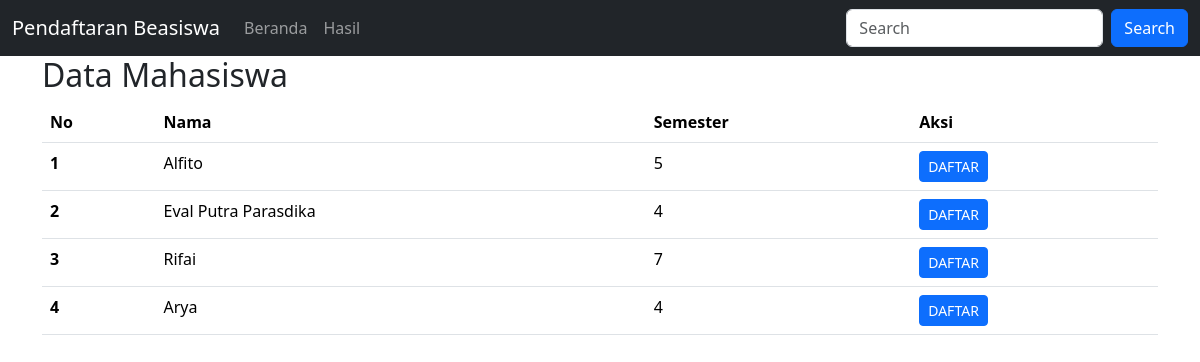
Page /daftar.php on the committed database.
### tables this page shows
CREATE TABLE `mahasiswa` (
  `nim` varchar(10) NOT NULL,
  `nama` varchar(50) NOT NULL,
  `email` varchar(50) NOT NULL,
  `nomor` varchar(20) NOT NULL,
  `semester` int NOT NULL,
  `ipk` float NOT NULL,
  `pilihan` varchar(20) NOT NULL,
  `berkas` varchar(255) NOT NULL,
  `verifikasi` varchar(20) NOT NULL
);

### daftar.php (the view, shortened to what this page needs)
<!DOCTYPE html>
<html lang="en">
<head>
  <link href="https://cdn.jsdelivr.net/npm/bootstrap@5.3.3/dist/css/bootstrap.min.css" rel="stylesheet">
</head>
<body>
  <nav class="navbar navbar-expand-sm navbar-dark bg-dark">
  	<div class="container-fluid">
	    <a class="navbar-brand" href="javascript:void(0)">Pendaftaran Beasiswa</a>
	    <div class="collapse navbar-collapse" id="mynavbar">
	      	<ul class="navbar-nav me-auto">
		        <li class="nav-item">
		          <a class="nav-link" href="index.php">Beranda</a>
		        </li>
		        <li class="nav-item">
		          <a class="nav-link" href="hasil.php">Hasil</a>
		        </li>
	      	</ul>
	      	<form class="d-flex">
	        	<input class="form-control me-2" type="text" placeholder="Search">
	        	<button class="btn btn-primary" type="button">Search</button>
	      	</form>
	    </div>
  	</div>
  </nav>
  <div class="container">
	<div class="row">
		<h2>Data Mahasiswa</h2>
	</div>
  <table class="table">
  <thead>
    <tr>
      <th scope="col">No</th>
      <th scope="col">Nama</th>
      <th scope="col">Semester</th>
      <th scope="col">Aksi</th>
    </tr>
  </thead>
  <tbody>
	<?php
      include('koneksi.php');
				$no = 1;
		     $query = mysqli_query($connection,"SELECT * FROM mahasiswa");
          	while($row = mysqli_fetch_array($query)){
  	?>
    <tr>
      <th scope="row"><?php echo $no++; ?></th>
      <td><?php echo $row['nama'] ?></td>
      <td><?php echo $row['semester'] ?></td>
      <td><a href="daftar-aksi.php?nim=<?php echo $row['nim'] ?>" class="btn btn-sm btn-primary">DAFTAR</a></td>
    </tr>
   <?php
            }
    ?>
  </tbody>
</table>
</body>
</html>

### rows in the picture
mahasiswa: nama "Alfito", semester "5"
mahasiswa: nama "Eval Putra Parasdika", semester "4"
mahasiswa: nama "Rifai", semester "7"
mahasiswa: nama "Arya", semester "4"
